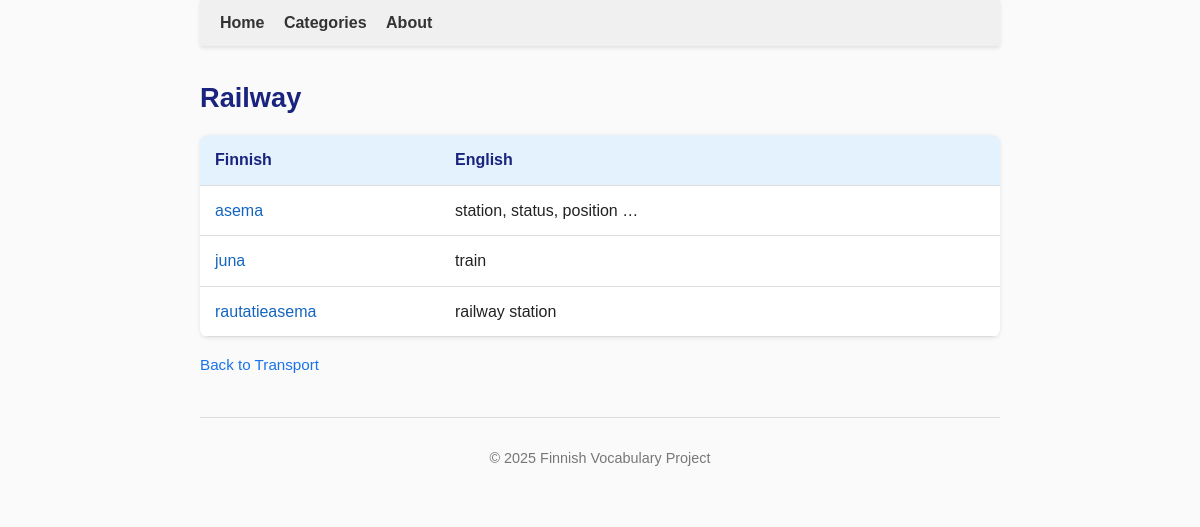
/categories/Railway (signed in), run on the app's committed database.
### tables this page shows
CREATE TABLE categories (
    id INTEGER PRIMARY KEY,
    name TEXT NOT NULL UNIQUE,
    parent_id INTEGER REFERENCES categories(id)
, description TEXT);

CREATE TABLE words (
        id INTEGER PRIMARY KEY,
        word TEXT UNIQUE NOT NULL,
        pos_id INTEGER REFERENCES parts_of_speech(id)
    , created_at TEXT, updated_at TEXT, language_code TEXT DEFAULT 'fi');

CREATE TABLE translations (
        id INTEGER PRIMARY KEY,
        meaning_id INTEGER NOT NULL REFERENCES meanings(id),
        translation_text TEXT NOT NULL,
        translation_number INTEGER
    , language TEXT DEFAULT 'en');

### app.py (the view)
@app.route('/categories/<category_name>')
def show_category(category_name):
    conn = sqlite3.connect("finnish.db")
    conn.row_factory = sqlite3.Row
    cur = conn.cursor()
    cur.execute("SELECT id, name, parent_id FROM categories ORDER BY name")
    all_rows = cur.fetchall()
    categories_dict = {}
    for row in all_rows:
        parent = row['parent_id']
        categories_dict.setdefault(parent, []).append(row)
    cur.execute("SELECT id, name, parent_id FROM categories WHERE name = ?", (category_name,))
    category = cur.fetchone()
    if not category:
        return f"Category '{category_name}' not found."
    category_id = category["id"]
    subcategories = categories_dict.get(category_id, [])
    cur.execute("""
        SELECT w.id, w.word
        FROM words w
        JOIN word_categories wc ON w.id = wc.word_id
        WHERE wc.category_id = ?
        ORDER BY w.word
    """, (category_id,))
    words = cur.fetchall()
    words_with_translations = []
    for w in words:
        cur.execute("""
            SELECT t.translation_text
            FROM meanings m
            JOIN translations t ON m.id = t.meaning_id
            WHERE m.word_id = ?
            ORDER BY m.meaning_number, t.translation_number
            LIMIT 3
        """, (w['id'],))
        translations = [row["translation_text"] for row in cur.fetchall()]
        words_with_translations.append({
            "word": w["word"],
            "translations": translations
        })
    parent = None
    if category["parent_id"]:
        parent_rows = categories_dict.get(category["parent_id"], [])
        for r in all_rows:
            if r["id"] == category["parent_id"]:
                parent = r
                break
    conn.close()
    return render_template(
        "category.html",
        category=category,
        subcategories=subcategories,
        words=words_with_translations,
        parent=parent,
        categories=categories_dict
    )

### templates/category.html (shortened to what this page needs)
{% extends "base.html" %}
{% block content %}
<h2>{{ category['name'] }}</h2>
{% if words %}
    <div class="words-section">
        <table class="category-table">
            <thead>
                <tr>
                    <th>Finnish</th>
                    <th>English</th>
                </tr>
            </thead>
            <tbody>
                {% for w in words %}
                    <tr>
                        <td>
                            <a href="{{ url_for('show_word', word_name=w['word']) }}">{{ w['word'] }} </a>
                        </td>
                        <td>
                            {{ ", ".join(w['translations']) }}
                            {% if w.translations|length >= 3 %}…{% endif %}
                        </td>
                    </tr>
                {% endfor %}
            </tbody>
        </table>
    </div>
{% else %}
    <p>No words in this category yet.</p>
{% endif %}
{% if parent %}
    <p class="breadcrumb">
        <a href="{{ url_for('show_category', category_name=parent['name']) }}">Back to {{ parent['name'] }}</a>
    </p>
{% else %}
    <p class="breadcrumb">
        <a href="{{ url_for('categories') }}">Back to all categories</a>
    </p>
{% endif %}
{% endblock %}

### static/style.css (style rules this page uses)
body { font-family: Arial, sans-serif; max-width: 800px; margin: 0 auto; padding: 0 20px 40px 20px; line-height: 1.6; color: #222; background-color: #fafafa; }
h1, h2, h3, h4 { color: #1a237e; margin-bottom: 0.3em; }
h2 { font-size: 1.7em; }
a { text-decoration: none; color: #1a73e8; transition: color 0.2s; }
.category-table { width: 100%; border-collapse: collapse; margin-top: 1em; background: #fff; border-radius: 8px; overflow: hidden; box-shadow: 0 1px 4px rgba(0,0,0,0.1); }
.category-table th, .category-table td { padding: 12px 15px; text-align: left; border-bottom: 1px solid #ddd; }
.category-table th { background: #e3f2fd; color: #1a237e; font-weight: 600; }
.category-table td:first-child { white-space: nowrap; width: 30%; }
.category-table td:last-child { width: 70%; }
.category-table a { font-weight: 500; color: #1565c0; }
.breadcrumb { margin-bottom: 1em; font-size: 0.95em; color: #555; }
.breadcrumb a { color: #1a73e8; }

### data on the page
categories: name "Railway"
words: word "asema", translations "station, status, position"
words: word "juna"
translations: translation_text "train"
words: word "rautatieasema"
translations: translation_text "railway station"
categories: name "Transport"
